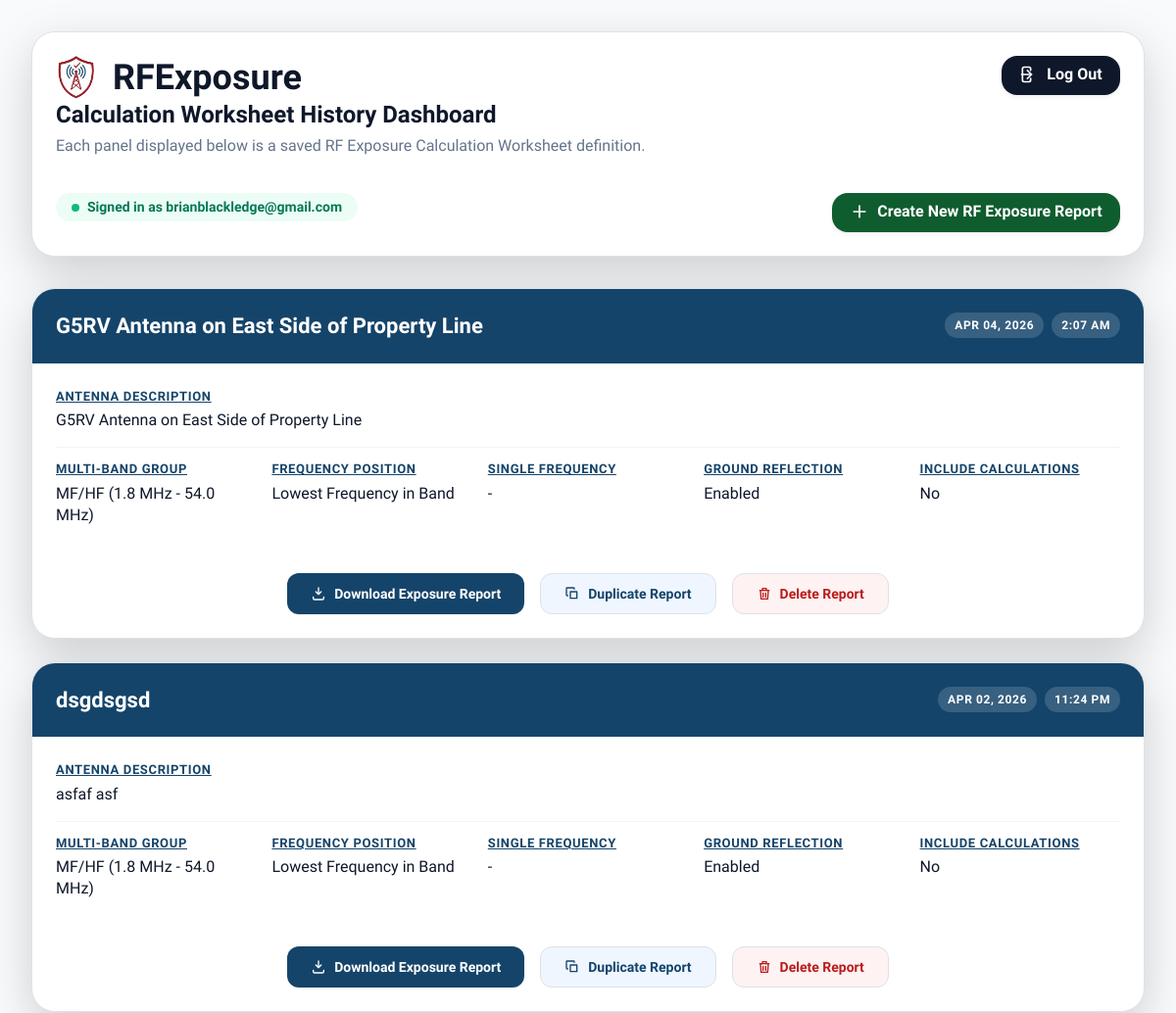
The app's page /compute/dashboard/ (signed in, upper part), older data.
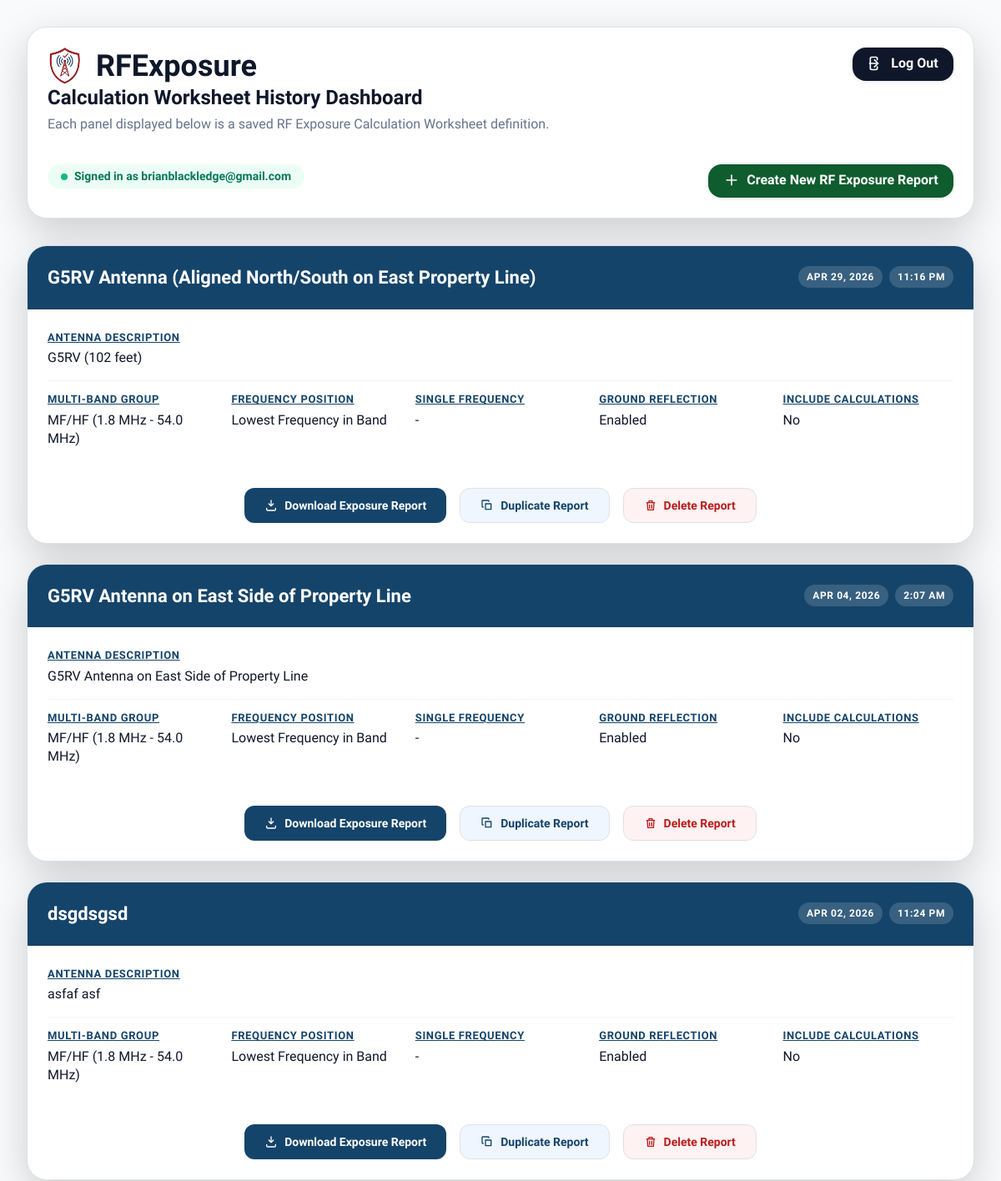
The same page, newer data.
### compute/models.py (models this page shows, shortened)
class RFReport(models.Model):
    user = models.ForeignKey(
        settings.AUTH_USER_MODEL,
        on_delete=models.CASCADE,
        related_name="final_reports"
    )
    project_name = models.CharField(max_length=255, default="Untitled Project")
    created_at = models.DateTimeField(auto_now_add=True)
    parameters = models.JSONField()
    class Meta:
        verbose_name_plural = "RFReports"
        ordering = ['-created_at']

### compute/views/dashboard/dashboard.py (the view)
# urls.py: path('dashboard/', DashboardView.as_view(), name='dashboard'),
class DashboardView(LoginRequiredMixin, ListView):
    model = RFReport
    template_name = 'dashboard.html'
    context_object_name = 'reports'
    def get_queryset(self):
        return RFReport.objects.filter(user=self.request.user).order_by('-created_at')

### compute/templates/dashboard.html (shortened to what the changed rows need)
{% extends "layouts/base.html" %}
{% load static %}
{% block content %}
    <div class="min-h-screen bg-slate-50 p-6 md:p-8">
        <div class="max-w-6xl mx-auto w-full">
            <header class="mb-8 rounded-[1.5rem] bg-white border border-slate-100 shadow-lg shadow-slate-200/40 px-4 py-4 md:px-5 md:py-5 space-y-3">
                <div class="flex flex-col gap-3 sm:flex-row sm:items-start sm:justify-between">
                    <div>
                        <div class="flex items-center gap-3">
                            <h1 class="text-4xl font-bold text-slate-900">RFExposure</h1>
                        </div>
                    </div>
                </div>
            </header>
            <main class="space-y-6">
                {% for report in reports %}
                    <article
                            class="w-full max-w-full bg-white rounded-[1.5rem] shadow-lg shadow-slate-200/40 border border-slate-100 overflow-hidden">
                        <div class="bg-[#15446A] px-4 py-4 md:px-5 md:py-5">
                            <div class="grid grid-cols-[minmax(0,1fr)_auto] items-start gap-3">
                                <div class="min-w-0 flex-1">
                                    <p class="max-w-full whitespace-normal break-words text-white font-extrabold text-[22px] leading-tight">
                                        {{ report.parameters.report_description|default:"-" }}
                                    </p>
                                </div>
                                <div class="flex flex-wrap justify-end gap-2 shrink-0">
                                    <span class="text-[12px] font-bold uppercase tracking-wider text-white bg-white/15 px-2.5 py-1 rounded-full">
                                        {{ report.created_at|date:"M d, Y" }}
                                    </span>
                                    <span class="text-[12px] font-bold uppercase tracking-wider text-white bg-white/15 px-2.5 py-1 rounded-full">
                                        {{ report.created_at|date:"g:i A" }}
                                    </span>
                                </div>
                            </div>
                        </div>
                        <div class="p-4 md:p-5 space-y-3">
                            <div class="border-b border-slate-100 pb-3">
                                <p class="text-[13px] font-bold uppercase tracking-wider text-[#15446A] mb-1 underline">
                                    Antenna Description</p>
                                <p class="text-slate-900 font-medium break-words text-[16px] leading-snug">{{ report.parameters.antenna_description|default:"-" }}</p>
                            </div>
                            <div class="flex flex-wrap -mx-2">
                                <div class="w-full md:w-1/5 px-2">
                                    <p class="text-[13px] font-bold uppercase tracking-wider text-[#15446A] mb-1 underline">
                                        Multi-Band Group</p>
                                    <p class="text-slate-900 font-medium text-[16px] leading-snug">
                                        {% if report.parameters.frequency_mode == 0 or report.parameters.frequency_mode == '0' %}
                                            MF/HF (1.8 MHz - 54.0 MHz)
                                        {% elif report.parameters.frequency_mode == 1 or report.parameters.frequency_mode == '1' %}
                                            VHF/UHF (50.0 MHz - 1,300 MHz)
                                        {% else %}
                                            -
                                        {% endif %}
                                    </p>
                                </div>
                                <div class="w-full md:w-1/5 px-2">
                                    <p class="text-[13px] font-bold uppercase tracking-wider text-[#15446A] mb-1 underline">
                                        Frequency Position</p>
                                    <p class="text-slate-900 font-medium text-[16px] leading-snug">
                                        {% if report.parameters.frequency_position == 0 or report.parameters.frequency_position == '0' %}
                                            Lowest Frequency in Band
                                        {% elif report.parameters.frequency_position == 1 or report.parameters.frequency_position == '1' %}
                                            Center Frequency in Band
                                        {% elif report.parameters.frequency_position == 2 or report.parameters.frequency_position == '2' %}
                                            Highest Frequency in Band
                                        {% else %}
                                            -
                                        {% endif %}
                                    </p>
                                </div>
                                <div class="w-full md:w-1/5 px-2">
                                    <p class="text-[13px] font-bold uppercase tracking-wider text-[#15446A] mb-1 underline">
                                        Single Frequency</p>
                                    <p class="text-slate-900 font-medium text-[16px] leading-snug">
                                        {% if report.parameters.frequency %}
                                            {{ report.parameters.frequency }} MHz
                                        {% else %}
                                            -
                                        {% endif %}
                                    </p>
                                </div>
                                <div class="w-full md:w-1/5 px-2">
                                    <p class="text-[13px] font-bold uppercase tracking-wider text-[#15446A] mb-1 underline">
                                        Ground Reflection</p>
                                    <p class="text-slate-900 font-medium text-[16px] leading-snug">
                                        {% if report.parameters.ground_reflection %}
                                            Enabled
                                        {% else %}
                                            Disabled
                                        {% endif %}
                                    </p>
                                </div>
                                <div class="w-full md:w-1/5 px-2">
                                    <p class="text-[13px] font-bold uppercase tracking-wider text-[#15446A] mb-1 underline">
                                        Include Calculations</p>
                                    <p class="text-slate-900 font-medium text-[16px] leading-snug">
                                        {% if report.parameters.include_calculations %}
                                            Yes
                                        {% else %}
                                            No
                                        {% endif %}
                                    </p>
                                </div>
                            </div>
                            <div class="flex flex-col sm:flex-row sm:flex-wrap sm:justify-center gap-3 mt-5">
                                <a href="{% url 'compute:rerun_report' report.id %}"
                                   class="inline-flex items-center justify-center gap-2 bg-[#15446A] text-white py-2.5 px-4 rounded-xl text-sm font-semibold hover:bg-[#000000] transition-colors">
                                    <svg class="h-4 w-4" fill="none" stroke="currentColor" viewBox="0 0 24 24"
                                         aria-hidden="true">
                                        <path stroke-linecap="round" stroke-linejoin="round" stroke-width="2"
                                              d="M12 3v10m0 0l-4-4m4 4l4-4"/>
                                        <path stroke-linecap="round" stroke-linejoin="round" stroke-width="2"
                                              d="M4 17v2a2 2 0 002 2h12a2 2 0 002-2v-2"/>
                                    </svg>
                                    Download Exposure Report
                                </a>
                                <a href="{% url 'compute:duplicate_report' report.id %}"
                                   class="inline-flex items-center justify-center gap-2 border border-[#15446A]/20 text-[#15446A] bg-blue-50 py-2.5 px-4 rounded-xl text-sm font-semibold hover:bg-blue-100 transition-colors">
                                    <svg class="h-4 w-4" fill="none" stroke="currentColor" viewBox="0 0 24 24"
                                         aria-hidden="true">
                                        <path stroke-linecap="round" stroke-linejoin="round" stroke-width="2"
                                              d="M9 9h10v10H9z"/>
                                        <path stroke-linecap="round" stroke-linejoin="round" stroke-width="2"
                                              d="M5 15H4a1 1 0 01-1-1V4a1 1 0 011-1h10a1 1 0 011 1v1"/>
                                    </svg>
                                    Duplicate Report
                                </a>
                                <form method="post" action="{% url 'compute:delete_report' report.id %}"
                                      onsubmit="return confirm('Delete this report from your history?');">
                                    <button type="submit"
                                            class="inline-flex items-center justify-center gap-2 border border-red-200 text-red-700 py-2.5 px-4 rounded-xl text-sm font-semibold bg-red-50 hover:bg-red-100 transition-colors">
                                        Delete Report
                                    </button>
                                </form>
                            </div>
                        </div>
                    </article>
                {% endfor %}
            </main>
        </div>
    </div>
{% endblock %}

Row changes from the older to the newer data that the page shows:
added RFReport: parameters.report_description "G5RV Antenna (Aligned North/South on East Property Line)", created_at "APR 29, 2026", created_at "11:16 PM", parameters.antenna_description "G5RV (102 feet)", shows "MF/HF (1.8 MHz - 54.0 MHz)", shows "Lowest Frequency in Band", shows "Enabled"
